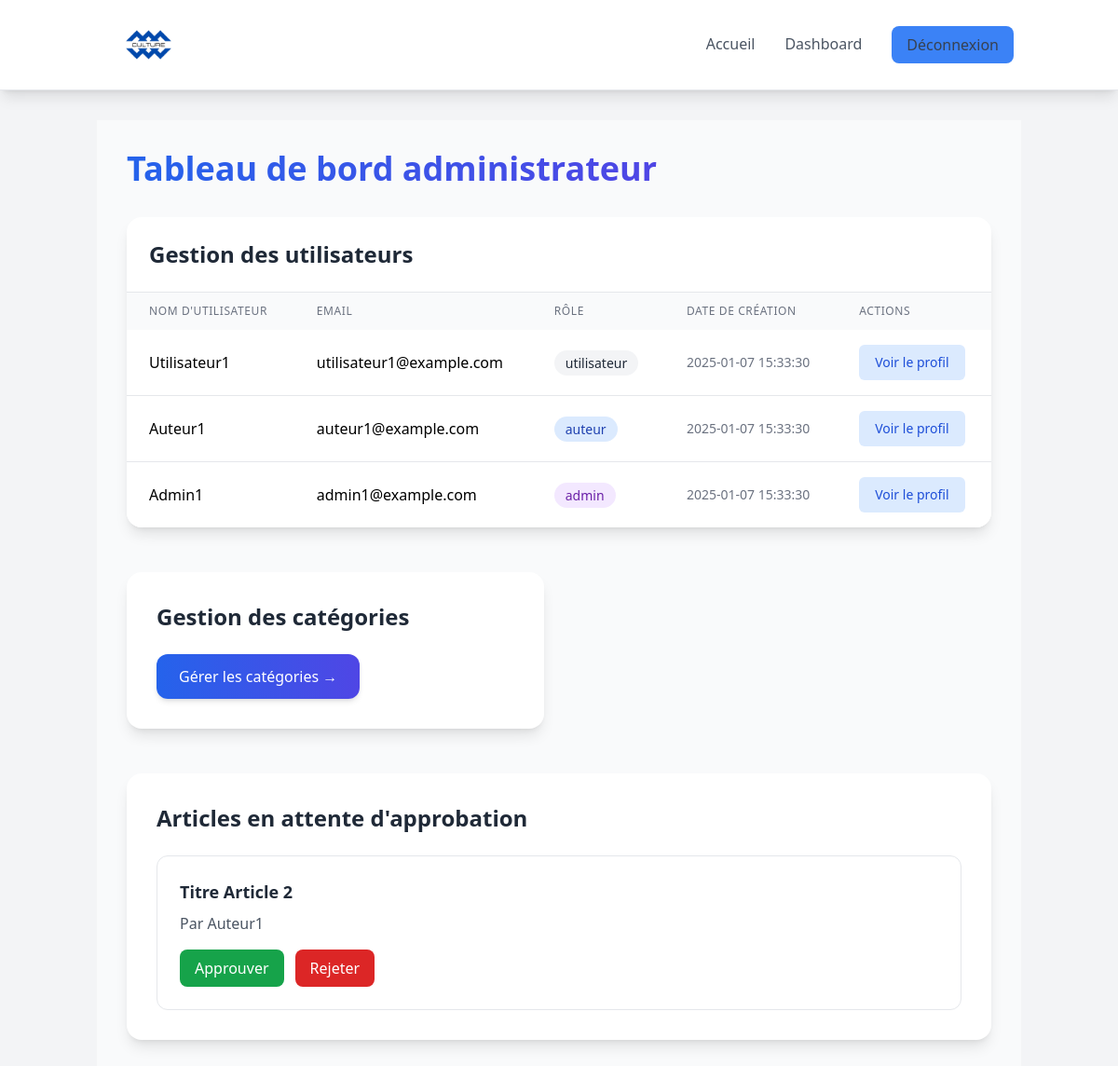
/index.php?page=dashboard (signed in), run on the app's committed database.
### tables this page shows
CREATE TABLE utilisateurs (
    id_utilisateur INT AUTO_INCREMENT PRIMARY KEY,
    nom_utilisateur VARCHAR(50) NOT NULL,
    email VARCHAR(100) NOT NULL UNIQUE,
    mot_de_passe VARCHAR(255) NOT NULL,
    role ENUM('admin', 'auteur', 'utilisateur', 'banned') NOT NULL,
    photo VARCHAR(255),
    date_creation TIMESTAMP DEFAULT CURRENT_TIMESTAMP
);

CREATE TABLE articles (
    id_article INT AUTO_INCREMENT PRIMARY KEY,
    titre VARCHAR(255) NOT NULL,
    contenu TEXT NOT NULL,
    id_categorie INT,
    id_auteur INT,
    statut ENUM('en attente', 'approuve', 'refuse') DEFAULT 'en attente',
    photo VARCHAR(255) NOT NULL,
    date_creation TIMESTAMP DEFAULT CURRENT_TIMESTAMP,
    date_modification TIMESTAMP DEFAULT CURRENT_TIMESTAMP ON UPDATE CURRENT_TIMESTAMP,
    FOREIGN KEY (id_categorie) REFERENCES categories(id_categorie),
    FOREIGN KEY (id_auteur) REFERENCES utilisateurs(id_utilisateur)
);

### classes/Database.php (called while the page is built)
<?php
class Database {
    private $host = "localhost";
    private $db_name = "art_culture_platform";
    private $username = "root";
    private $password = "";
    private $conn;
    public function __construct() {
        $this->conn = null;
        try {
            $this->conn = new PDO("mysql:host=" . $this->host . ";dbname=" . $this->db_name, $this->username, $this->password);
            $this->conn->setAttribute(PDO::ATTR_ERRMODE, PDO::ERRMODE_EXCEPTION);
        } catch(PDOException $exception) {
            echo "Connection error: " . $exception->getMessage();
        }
    }
    public function getConnection() {
        return $this->conn;
    }
}

### classes/User.php (called while the page is built, shortened)
<?php
class User {
    private $conn;
    private $table_name = "utilisateurs";
    public function __construct($db) {
        $this->conn = $db->getConnection();
    }
    public function getAllUsers() {
        $query = "SELECT * FROM " . $this->table_name . " ORDER BY id_utilisateur DESC";
        $stmt = $this->conn->prepare($query);
        $stmt->execute();
        return $stmt->fetchAll(PDO::FETCH_ASSOC);
    }
}

### classes/Article.php (called while the page is built, shortened)
<?php
class Article {
    private $conn;
    private $table_name = "articles";
    public function __construct($db) {
        $this->conn = $db->getConnection();
    }
    public function getPendingArticles() {
        $query = "SELECT a.*, c.nom_categorie, u.nom_utilisateur
                  FROM " . $this->table_name . " a
                  JOIN categories c ON a.id_categorie = c.id_categorie
                  JOIN utilisateurs u ON a.id_auteur = u.id_utilisateur
                  WHERE a.statut = 'en attente'
                  ORDER BY a.date_creation DESC";
        $stmt = $this->conn->prepare($query);
        $stmt->execute();
        return $stmt->fetchAll(PDO::FETCH_ASSOC);
    }
}

### views/dashboard.php (the view, shortened to what this page needs)
<div class="min-h-screen bg-gray-50 py-8 px-4 sm:px-6 lg:px-8">
    <?php if ($_SESSION['role'] === 'admin'): ?>
    <div class="max-w-7xl mx-auto">
        <h1 class="text-4xl font-extrabold text-gray-900 mb-8">
            <span class="bg-clip-text text-transparent bg-gradient-to-r from-blue-600 to-indigo-600">
            </span>
        </h1>
        <div class="mb-12 bg-white rounded-2xl shadow-lg overflow-hidden">
            <div class="p-6 border-b border-gray-200">
                <h2 class="text-2xl font-bold text-gray-800">Gestion des utilisateurs</h2>
            </div>
            <div class="overflow-x-auto">
                <table class="min-w-full">
                    <thead class="bg-gray-50">
                        <tr>
                            <th class="py-3 px-6 text-left text-xs font-medium text-gray-500 uppercase tracking-wider">Nom d'utilisateur</th>
                            <th class="py-3 px-6 text-left text-xs font-medium text-gray-500 uppercase tracking-wider">Email</th>
                            <th class="py-3 px-6 text-left text-xs font-medium text-gray-500 uppercase tracking-wider">Rôle</th>
                            <th class="py-3 px-6 text-left text-xs font-medium text-gray-500 uppercase tracking-wider">Date de création</th>
                            <th class="py-3 px-6 text-left text-xs font-medium text-gray-500 uppercase tracking-wider">Actions</th>
                        </tr>
                    </thead>
                    <tbody class="bg-white divide-y divide-gray-200">
                        <?php foreach ($allUsers as $user): ?>
                            <tr class="hover:bg-gray-50 transition-colors">
                                <td class="py-4 px-6"><?php echo htmlspecialchars($user['nom_utilisateur']); ?></td>
                                <td class="py-4 px-6"><?php echo htmlspecialchars($user['email']); ?></td>
                                <td class="py-4 px-6">
                                    <span class="px-3 py-1 rounded-full text-sm font-medium
                                        <?php echo $user['role'] === 'admin' ? 'bg-purple-100 text-purple-800' :
                                        ($user['role'] === 'auteur' ? 'bg-blue-100 text-blue-800' : 'bg-gray-100 text-gray-800'); ?>">
                                        <?php echo htmlspecialchars($user['role']); ?>
                                    </span>
                                </td>
                                <td class="py-4 px-6 text-sm text-gray-500"><?php echo htmlspecialchars($user['date_creation']); ?></td>
                                <td class="py-4 px-6">
                                    <a href="index.php?page=user_profile&id=<?php echo $user['id_utilisateur']; ?>"
                                       class="inline-flex items-center px-4 py-2 border border-transparent text-sm font-medium rounded-md text-blue-700 bg-blue-100 hover:bg-blue-200 transition-colors">
                                        Voir le profil
                                    </a>
                                </td>
                            </tr>
                        <?php endforeach; ?>
                    </tbody>
                </table>
            </div>
        </div>
        <div class="grid grid-cols-1 md:grid-cols-2 gap-8 mb-12">
            <div class="bg-white rounded-2xl shadow-lg p-8 transform transition-all hover:scale-105">
                <h2 class="text-2xl font-bold text-gray-800 mb-6">Gestion des catégories</h2>
                <a href="index.php?page=manage_categories"
                   class="inline-flex items-center px-6 py-3 bg-gradient-to-r from-blue-600 to-indigo-600 hover:from-blue-700 hover:to-indigo-700 text-white font-medium rounded-xl shadow-md transition-all">
                    Gérer les catégories →
                </a>
            </div>
        </div>
        <div class="bg-white rounded-2xl shadow-lg p-8 mb-12">
            <h2 class="text-2xl font-bold text-gray-800 mb-6">Articles en attente d'approbation</h2>
            <div class="space-y-4">
                <?php foreach ($pendingArticles as $article): ?>
                    <div class="p-6 border border-gray-200 rounded-xl hover:shadow-md transition-shadow">
                        <h3 class="text-lg font-semibold text-gray-800 mb-2"><?php echo htmlspecialchars($article['titre']); ?></h3>
                        <p class="text-gray-600 mb-4">Par <?php echo htmlspecialchars($article['nom_utilisateur']); ?></p>
                        <div class="flex space-x-3">
                            <a href="index.php?page=approve_article&id=<?php echo $article['id_article']; ?>"
                               class="px-4 py-2 bg-green-600 hover:bg-green-700 text-white font-medium rounded-lg transition-colors">
                                Approuver
                            </a>
                            <a href="index.php?page=reject_article&id=<?php echo $article['id_article']; ?>"
                               class="px-4 py-2 bg-red-600 hover:bg-red-700 text-white font-medium rounded-lg transition-colors">
                                Rejeter
                            </a>
                        </div>
                    </div>
                <?php endforeach; ?>
            </div>
        </div>
    </div>
    <?php endif; ?>
</div>

### views/header.php (shortened to what this page needs)
<!DOCTYPE html>
<html lang="fr">
<head>
    <script src="https://cdn.tailwindcss.com"></script>
</head>
<body class="bg-gray-100 min-h-screen flex flex-col">
    <header class="bg-white shadow-lg border-b border-gray-200">
        <nav class="container mx-auto px-6">
            <div class="flex justify-between items-center">
                <div class="flex items-center space-x-2">
                    <a href="index.php" class="flex items-center group">
                    <img src="./uploads/logo.png" alt="Art & Culture Logo" class="h-24 w-24">
                    </a>
                </div>
                <div class="flex items-center space-x-8">
                    <a href="index.php" class="text-gray-600 hover:text-indigo-600 font-medium transition-colors duration-300 border-b-2 border-transparent hover:border-indigo-600 py-1">
                        Accueil
                    </a>
                    <?php if (isset($_SESSION['user_id'])): ?>
                        <?php if ($_SESSION['role'] === 'admin' || $_SESSION['role'] === 'auteur'): ?>
                            <a href="index.php?page=dashboard" class="text-gray-600 hover:text-indigo-600 font-medium transition-colors duration-300 border-b-2 border-transparent hover:border-indigo-600 py-1">
                                Dashboard
                            </a>
                        <?php endif; ?>
                        <a href="index.php?page=logout" class="bg-blue-500 text-gray-700 hover:bg-gray-200 px-4 py-2 rounded-lg font-medium transition-colors duration-300">
                            Déconnexion
                        </a>
                    <?php endif; ?>
                </div>
            </div>
        </nav>
    </header>
    <main class="container mx-auto px-4 py-8 flex-grow">

### index.php (shortened to what this page needs)
<?php
require_once 'classes/Database.php';
require_once 'classes/User.php';
require_once 'classes/Article.php';
$db = new Database();
$user = new User($db);
$article = new Article($db);
$page = isset($_GET['page']) ? $_GET['page'] : 'home';
include 'views/header.php';
switch ($page) {
    case 'dashboard':
        if (isset($_SESSION['user_id'])) {
            $userRole = $_SESSION['role'];
            if ($userRole === 'admin') {
                $allUsers = $user->getAllUsers();
                $pendingArticles = $article->getPendingArticles();
            } elseif ($userRole === 'auteur') {
                $userArticles = $article->getUserArticles($_SESSION['user_id']);
            }
            include 'views/dashboard.php';
        } else {
            header('Location: index.php');
        }
        break;
}
include 'views/footer.php';

### views/footer.php (shortened to what this page needs)
</main>
</body>
</html>

### data on the page
utilisateurs: nom_utilisateur "Utilisateur1", email "utilisateur1@example.com", role "utilisateur", date_creation "2025-01-07 15:33:30"
utilisateurs: nom_utilisateur "Auteur1", email "auteur1@example.com", role "auteur", date_creation "2025-01-07 15:33:30"
utilisateurs: nom_utilisateur "Admin1", email "admin1@example.com", role "admin", date_creation "2025-01-07 15:33:30"
articles: titre "Titre Article 2", id_auteur.nom_utilisateur "Auteur1"
